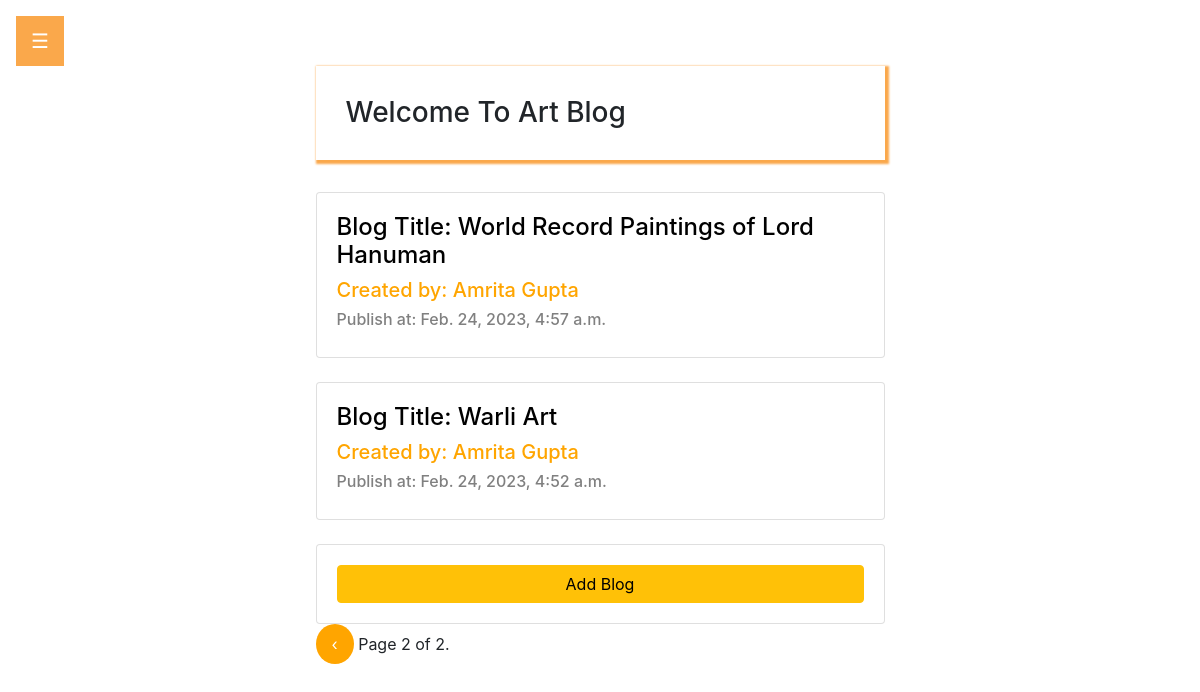
/blog/blogs/?page=2, run on the app's committed database.
### blog/models.py (models this page shows, shortened)
class BaseModel(models.Model):
    created_at = models.DateTimeField(auto_now_add=True)
    class Meta:
        abstract = True
        ordering = ['-created_at']

class Blog(BaseModel):
    author = models.ForeignKey(Author, on_delete=models.CASCADE,related_name='blogs')
    title = models.CharField(max_length=100)
    blog_content = models.TextField()
    def get_absolute_url(self):
        return reverse("blogdetail", kwargs={"pk": self.pk})

class Author(models.Model):
    name = models.CharField(max_length=100,null=False)
    about_author = models.TextField()
    def __str__(self):
        return self.name

### blog/views.py (the view)
# urls.py: path("blogs/", BlogListView.as_view(), name="blogs"),
class BlogListView(ListView):
    model = Blog
    paginate_by = 5

### blog/templates/blog/blog_list.html (shortened to what this page needs)
{% extends "base.html" %}
{% block content %}
   {% for blog in page_obj %}
        <div class="card">
            <a href=" {{blog.get_absolute_url}}"> <h4><span>Blog Title:</span> {{blog.title}}</h4></a>
            <a href="{% url 'authordetail' blog.author_id %}"><h5><span>Created by:</span> {{blog.author}}</h5></a>
            <h6><span>Publish at:</span> {{blog.created_at}}</h6>
        </div><br>
    {% endfor %}
    <div class="card">
        <button class="btn btn-warning" type="submit"><a href="{% url 'blogform' %}">Add Blog</a></button>
    </div>
    <div class="pagination">
        <footer>
                    {% if page_obj.has_previous %}
                      <a href="?page={{ page_obj.previous_page_number }}" class="previous round">&#8249;</a>
                    {% endif %}
                    <span>
                      Page {{ page_obj.number }} of {{ page_obj.paginator.num_pages }}.
                    </span>
        </footer>
    </div>
{% endblock content %}

### blog/static/stylesheet.css (style rules this page uses)
body { font-family: "Lato", sans-serif; }

### blog/templates/blog/blog_list.html (style rules this page uses)
.card { padding:20px; }
h6 { color:grey; }
h5 { color:orange; }
.round { border-radius: 50%; }
footer a { text-decoration: none; display: inline-block; padding: 8px 16px; background-color:orange; color:white; }
.card a { color:black; }

### data on the page
Blog: title "World Record Paintings of Lord Hanuman", author "Amrita Gupta", created_at "Feb. 24, 2023, 4:57 a.m."
Blog: title "Warli Art", author "Amrita Gupta", created_at "Feb. 24, 2023, 4:52 a.m."

### other printed values
{{ page_obj.number }} "2"
{{ page_obj.paginator.num_pages }} "2"
